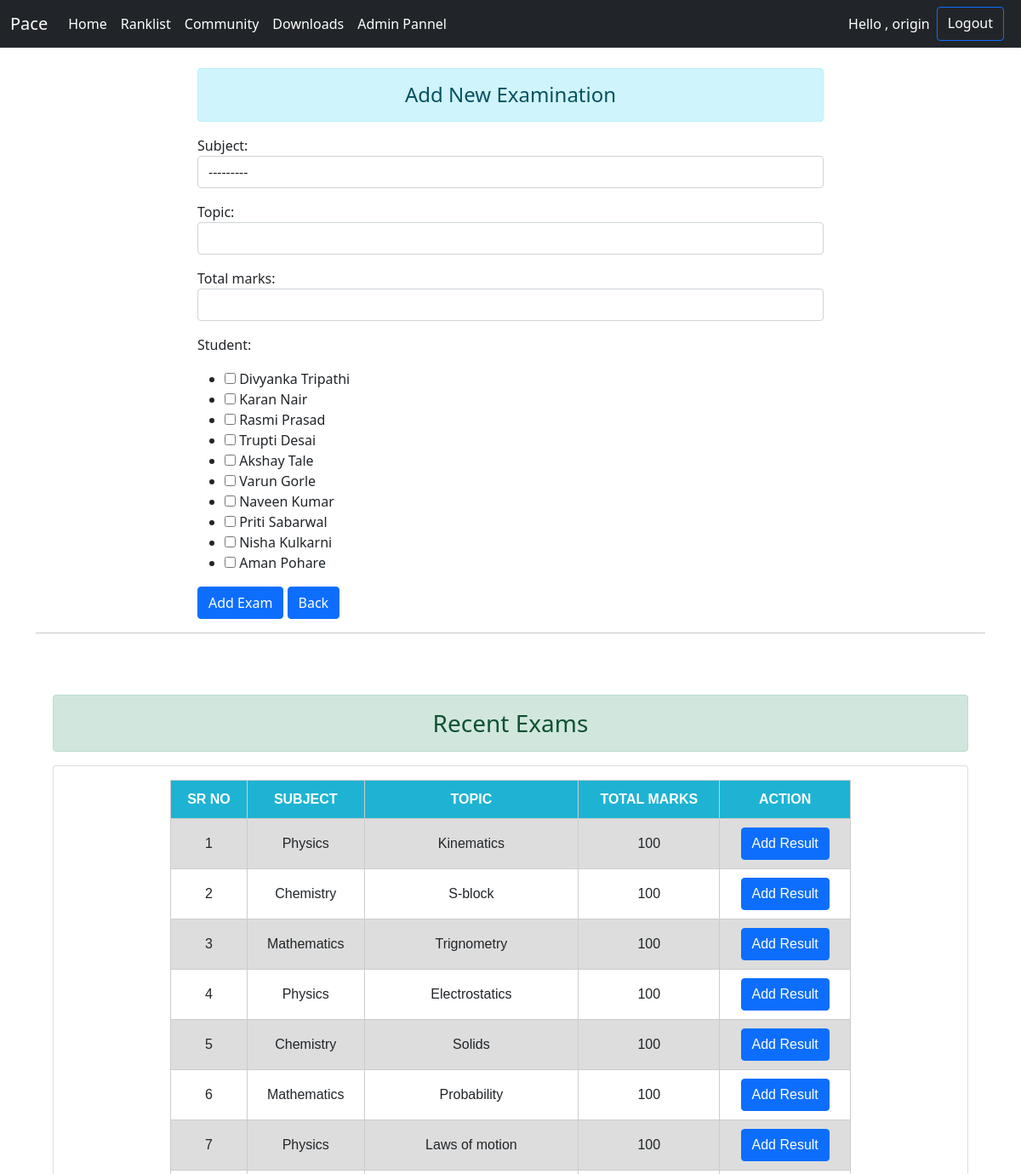
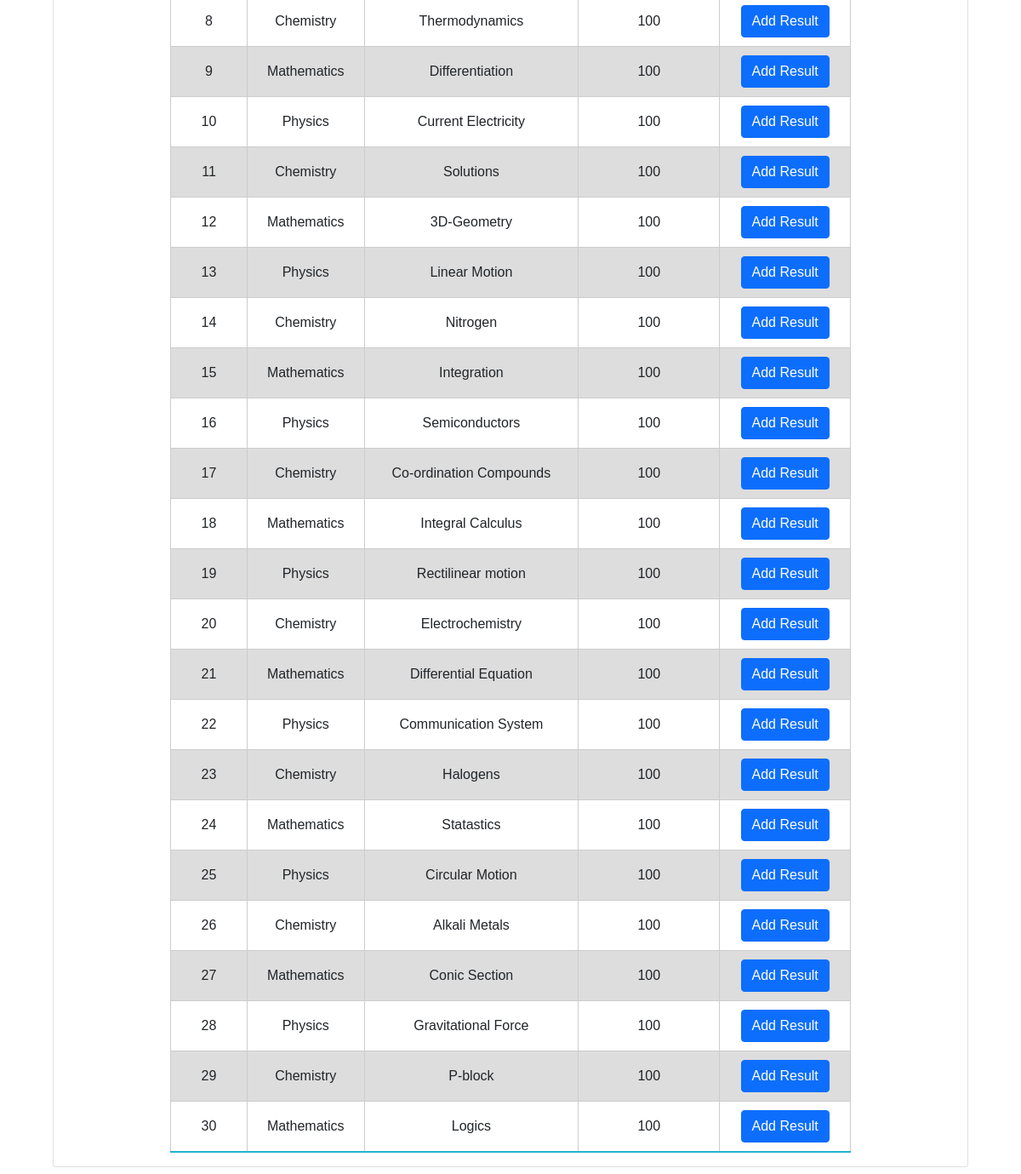
The page /student/addExam/ (signed in) on the database its author committed (2 pictures, top to bottom).
### student/models.py (models this page shows)
class Subject(models.Model):
    subject = models.CharField(
        max_length=50, choices=SUBJECT_CHOICES, null=True)
    def __str__(self):
        return self.subject

### exam/models.py (models this page shows, shortened)
class Exam(models.Model):
    topic = models.CharField(max_length=200)
    subject = models.ForeignKey(Subject, on_delete=models.CASCADE)
    total_marks = models.IntegerField()
    student = models.ManyToManyField(Student)

### student/views.py (the view)
# urls.py: path("addExam/", views.add_exam, name="add_exam"),
def add_exam(request):
    exams = Exam.objects.all()
    if request.method == 'POST':
        form = ExamForm(request.POST)
        if form.is_valid():
            form.save()
        return redirect('add_exam')
    else:
        form = ExamForm()
    context = {'form': form, 'exams': exams}
    return render(request, 'student/addExam.html', context)

### exam/forms.py
class ExamForm(forms.ModelForm):
    class Meta:
        model = Exam
        fields = ['subject', 'topic', 'total_marks', 'student']
        widgets = {
            'topic': forms.TextInput(attrs={'class': 'form-control'}),
            'subject': forms.Select(attrs={'class': 'form-control'}),
            'student': forms.CheckboxSelectMultiple(),
            'total_marks': forms.TextInput(attrs={'class': 'form-control'}),
        }

### student/models.py (called while the page is built)
    def __str__(self):
        return self.name

### student/templates/student/addExam.html (shortened to what this page needs)
{% extends 'home/base.html' %}
{% block content %}
<div class="container ">
    <div class="row mt-4" style="justify-content: center; align-items: center;">
        <div class="col-sm-8">
            <h4 class="alert alert-info text-center">Add New Examination</h4>
            <form action="" method="POST" enctype="multipart/form-data">
                {{form.as_p}}
                <input type="submit" value="Add Exam" class="btn btn-primary">
                <a class="btn btn-primary" href="{% url 'student' %}">Back</a>
            </form>
        </div>
    </div>
    <hr>
    <br>
    <br>
    <div class="row m-2">
        <div class="col-md">
            <h3 class="alert alert-success text-center">Recent Exams</h3>
            <div class="card card-body">
                <table class="">
                    <tr>
                        <th>Sr No</th>
                        <th>Subject</th>
                        <th>Topic</th>
                        <th>Total Marks</th>
                        <th>Action</th>
                    </tr>
                    {% for exam in exams %}
                    <tr>
                        <td>{{ forloop.counter }}</td>
                        <td>{{exam.subject}}</td>
                        <td>{{exam.topic}}</td>
                        <td>{{exam.total_marks}}</td>
                        <td><a class="btn btn-primary" href="{% url 'add_result' exam.id %}">Add Result</a></td>
                    </tr>
                    {% endfor %}
                </table>
            </div>
        </div>
    </div>
</div>
{% endblock content %}

### home/templates/home/navbar.html (shortened to what this page needs)
<nav class="navbar navbar-expand-lg navbar-dark bg-dark">
    <div class="container-fluid">
        <a class="navbar-brand" href="{% url 'home' %}">Pace</a>
        <div class="collapse navbar-collapse" id="navbarSupportedContent">
            <ul class="navbar-nav me-auto mb-2 mb-lg-0 ">
                <li class="nav-item">
                    <a class="nav-link active" aria-current="page" href="{% url 'home' %}">Home</a>
                </li>
                <li class="nav-item">
                    <a class="nav-link active" href="#">Ranklist</a>
                </li>
                <li class="nav-item">
                    <a class="nav-link active" href="{% url 'community:home' %}">Community</a>
                </li>
                <li class="nav-item">
                    <a class="nav-link active" href="{% url 'resources:home' %}">Downloads</a>
                </li>
                <li class="nav-item">
                    <a class="nav-link active" href="http://127.0.0.1:8000/admin/">Admin Pannel</a>
                </li>
            </ul>
            {% if user.is_authenticated %}
            <form class="d-flex  me-2">
                <p class="text-white m-2">Hello , {{user.username}}</p>
                <a class="btn btn-outline-primary text-white" href="{% url 'logout' %}">Logout</a>
            </form>
            {% else %}
            <form class="d-flex me-2">
                <a class="btn btn-outline-primary text-white" href="{% url 'login' %}">Login</a>
            </form>
            {% endif %}
        </div>
    </div>
</nav>

### home/templates/home/base.html (style rules this page uses)
table { font-family: Verdana, Geneva, Tahoma, sans-serif; border-collapse: collapse; text-align: center; position: relative; top: 50%; left: 50%; transform: translate(-50%, 0%); width: 800px; height: 200px; border-radius: 5px 5px 0 0; }
tr { transition: all 0.2s ease-in-out; cursor: pointer; }
table td, table th { border: 1px solid #cccccc; padding: 10px 12px; }
table th { font-weight: bold; background-color: #1fb3d3; color: #fff; text-transform: uppercase; }
tr:nth-child(even) { background-color: #dddddd; }
tr:last-child { border-bottom: 2px solid #1fb3d3; }

### rows shown on the page
Subject: subject "---------"
Exam: subject "Physics", topic "Kinematics", total_marks "100"
Exam: subject "Chemistry", topic "S-block", total_marks "100"
Exam: subject "Mathematics", topic "Trignometry", total_marks "100"
Exam: subject "Physics", topic "Electrostatics", total_marks "100"
Exam: subject "Chemistry", topic "Solids", total_marks "100"
Exam: subject "Mathematics", topic "Probability", total_marks "100"
Exam: subject "Physics", topic "Laws of motion", total_marks "100"
Exam: subject "Chemistry", topic "Thermodynamics", total_marks "100"
Exam: subject "Mathematics", topic "Differentiation", total_marks "100"
Exam: subject "Physics", topic "Current Electricity", total_marks "100"
Exam: subject "Chemistry", topic "Solutions", total_marks "100"
Exam: subject "Mathematics", topic "3D-Geometry", total_marks "100"
Exam: subject "Physics", topic "Linear Motion", total_marks "100"
Exam: subject "Chemistry", topic "Nitrogen", total_marks "100"
Exam: subject "Mathematics", topic "Integration", total_marks "100"
Exam: subject "Physics", topic "Semiconductors", total_marks "100"
Exam: subject "Chemistry", topic "Co-ordination Compounds", total_marks "100"
Exam: subject "Mathematics", topic "Integral Calculus", total_marks "100"
Exam: subject "Physics", topic "Rectilinear motion", total_marks "100"
Exam: subject "Chemistry", topic "Electrochemistry", total_marks "100"
Exam: subject "Mathematics", topic "Differential Equation", total_marks "100"
Exam: subject "Physics", topic "Communication System", total_marks "100"
Exam: subject "Chemistry", topic "Halogens", total_marks "100"
Exam: subject "Mathematics", topic "Statastics", total_marks "100"
Exam: subject "Physics", topic "Circular Motion", total_marks "100"
Exam: subject "Chemistry", topic "Alkali Metals", total_marks "100"
Exam: subject "Mathematics", topic "Conic Section", total_marks "100"
Exam: subject "Physics", topic "Gravitational Force", total_marks "100"
Exam: subject "Chemistry", topic "P-block", total_marks "100"
Exam: subject "Mathematics", topic "Logics", total_marks "100"

### other values the page prints
{{ user.username }} "origin"
